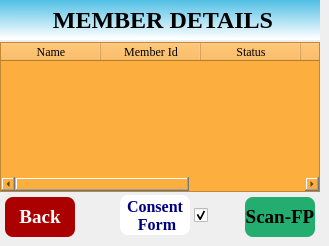
   <widget class="QWidget" name="page_50">
    <widget class="QTableWidget" name="tableWidgetBenVerify">
     <property name="geometry">
      <rect>
       <x>0</x>
       <y>42</y>
       <width>320</width>
       <height>150</height>
      </rect>
     </property>
     <property name="font">
      <font>
       <family>Liberation Serif</family>
      </font>
     </property>
     <property name="styleSheet">
      <string notr="true">background-color: rgb(252, 175, 62);</string>
     </property>
     <column>
      <property name="text">
       <string>Name</string>
      </property>
     </column>
     <column>
      <property name="text">
       <string>Member Id</string>
      </property>
     </column>
     <column>
      <property name="text">
       <string>Status</string>
      </property>
     </column>
     <column>
      <property name="text">
       <string>MemberId</string>
      </property>
     </column>
     <column>
      <property name="text">
       <string>Verify</string>
      </property>
     </column>
    </widget>
    <widget class="QPushButton" name="BenVerifyScanFP">
     <property name="geometry">
      <rect>
       <x>245</x>
       <y>197</y>
       <width>70</width>
       <height>40</height>
      </rect>
     </property>
     <property name="font">
      <font>
       <family>Liberation Serif</family>
       <pointsize>14</pointsize>
       <weight>75</weight>
       <bold>true</bold>
      </font>
     </property>
     <property name="styleSheet">
      <string notr="true">border-radius: 8px;
background-color: rgb(35, 173, 111);
color: rgb(0, 0, 0);</string>
     </property>
     <property name="text">
      <string>Scan-FP</string>
     </property>
    </widget>
    <widget class="QPushButton" name="btn_BenVerifyBack_">
     <property name="geometry">
      <rect>
       <x>5</x>
       <y>197</y>
       <width>70</width>
       <height>40</height>
      </rect>
     </property>
     <property name="font">
      <font>
       <family>Liberation Serif</family>
       <pointsize>14</pointsize>
       <weight>75</weight>
       <bold>true</bold>
      </font>
     </property>
     <property name="styleSheet">
      <string notr="true">/*color: rgb(0, 85, 127);
background-color: rgb(255, 255, 255);*/
border-radius: 8px;
background-color: rgb(170, 0, 0);
color: rgb(255, 255, 255);</string>
     </property>
     <property name="text">
      <string>Back</string>
     </property>
    </widget>
    <widget class="QLabel" name="label_81">
     <property name="geometry">
      <rect>
       <x>0</x>
       <y>0</y>
       <width>320</width>
       <height>40</height>
      </rect>
     </property>
     <property name="font">
      <font>
       <family>Liberation Serif</family>
       <pointsize>18</pointsize>
       <weight>75</weight>
       <bold>true</bold>
      </font>
     </property>
     <property name="styleSheet">
      <string notr="true">background-color: qlineargradient(spread:pad, x1:0.97005, y1:0, x2:0.960199, y2:0.972, stop:0 rgba(80, 191, 229, 255), stop:1 rgba(255, 255, 255, 255));</string>
     </property>
     <property name="text">
      <string> MEMBER DETAILS</string>
     </property>
     <property name="alignment">
      <set>Qt::AlignCenter</set>
     </property>
    </widget>
    <widget class="QCheckBox" name="ConsentFormcheckBox_8">
     <property name="geometry">
      <rect>
       <x>194</x>
       <y>205</y>
       <width>17</width>
       <height>20</height>
      </rect>
     </property>
     <property name="text">
      <string/>
     </property>
     <property name="checked">
      <bool>true</bool>
     </property>
    </widget>
    <widget class="QPushButton" name="BtnConsentForm_7">
     <property name="geometry">
      <rect>
       <x>120</x>
       <y>195</y>
       <width>70</width>
       <height>40</height>
      </rect>
     </property>
     <property name="font">
      <font>
       <family>Liberation Serif</family>
       <pointsize>12</pointsize>
       <weight>75</weight>
       <bold>true</bold>
      </font>
     </property>
     <property name="styleSheet">
      <string notr="true">border-radius: 8px;
color: rgb(0, 0, 127);
background-color: rgb(255, 255, 255);</string>
     </property>
     <property name="text">
      <string>Consent 
 Form</string>
     </property>
    </widget>
    <zorder>tableWidgetBenVerify</zorder>
    <zorder>btn_BenVerifyBack_</zorder>
    <zorder>label_81</zorder>
    <zorder>BenVerifyScanFP</zorder>
    <zorder>ConsentFormcheckBox_8</zorder>
    <zorder>BtnConsentForm_7</zorder>
   </widget>
